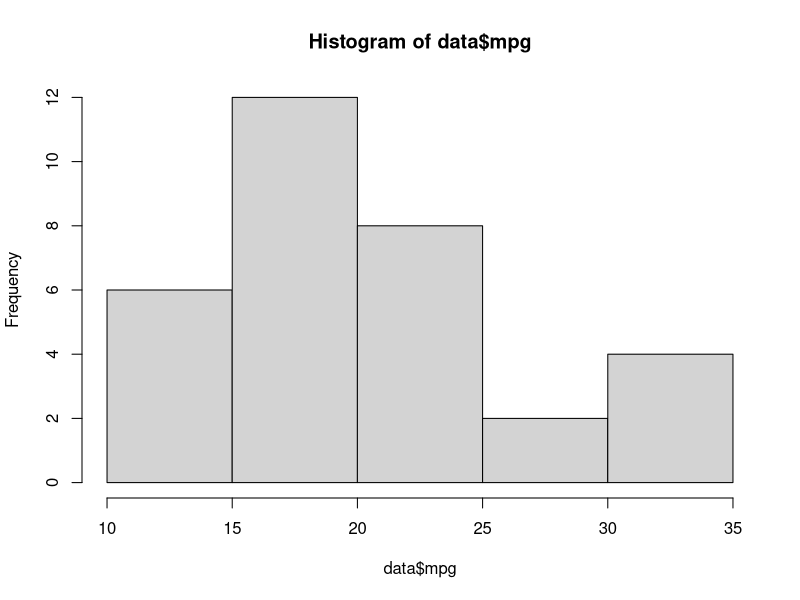
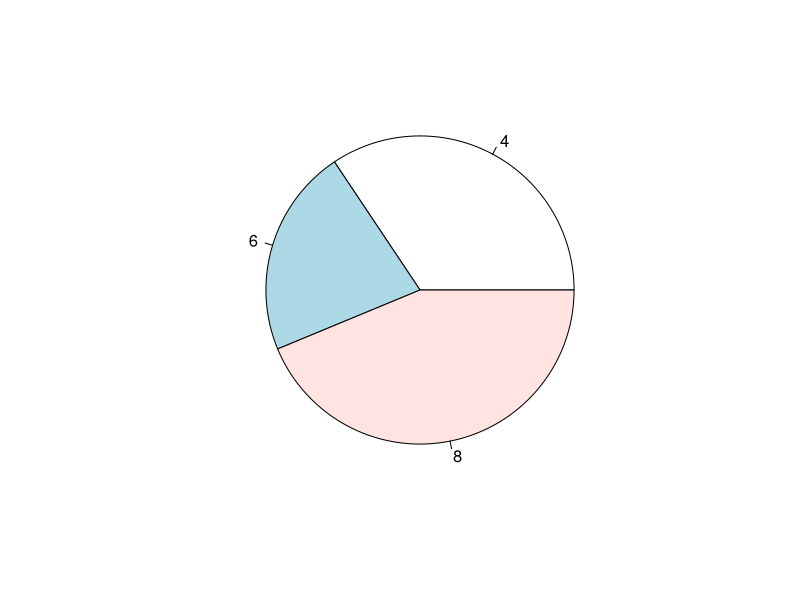

Recreate these plots in R, in order.
#Codigo para problema 2
ls()
rm(list=ls())

data = mtcars
hist(data$mpg)
# si fas un pie es una representació de les freqüencies de observacio es necessari posar 
pie(table(data$cyl))
